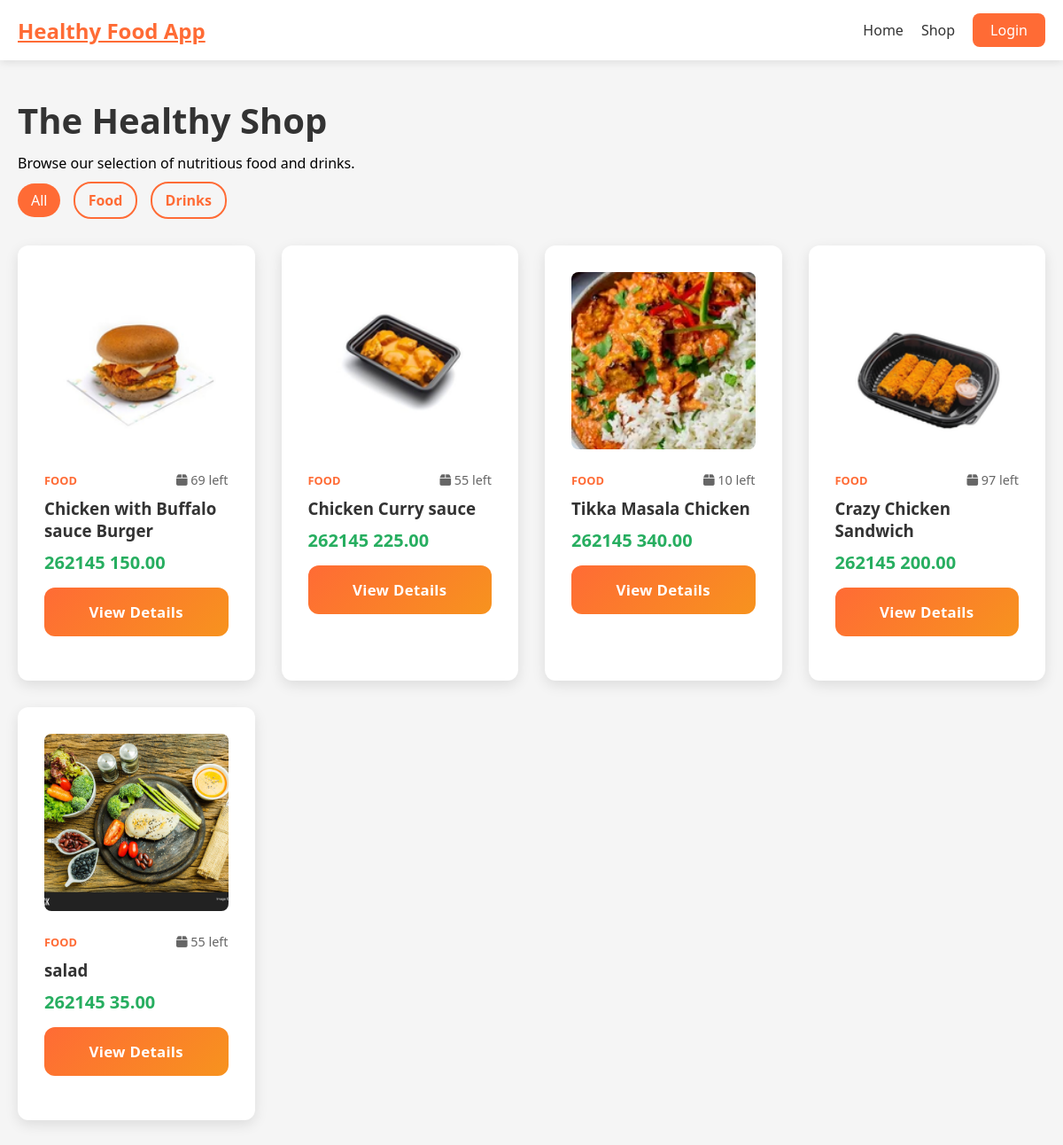
The app's page /shop.php, older data.
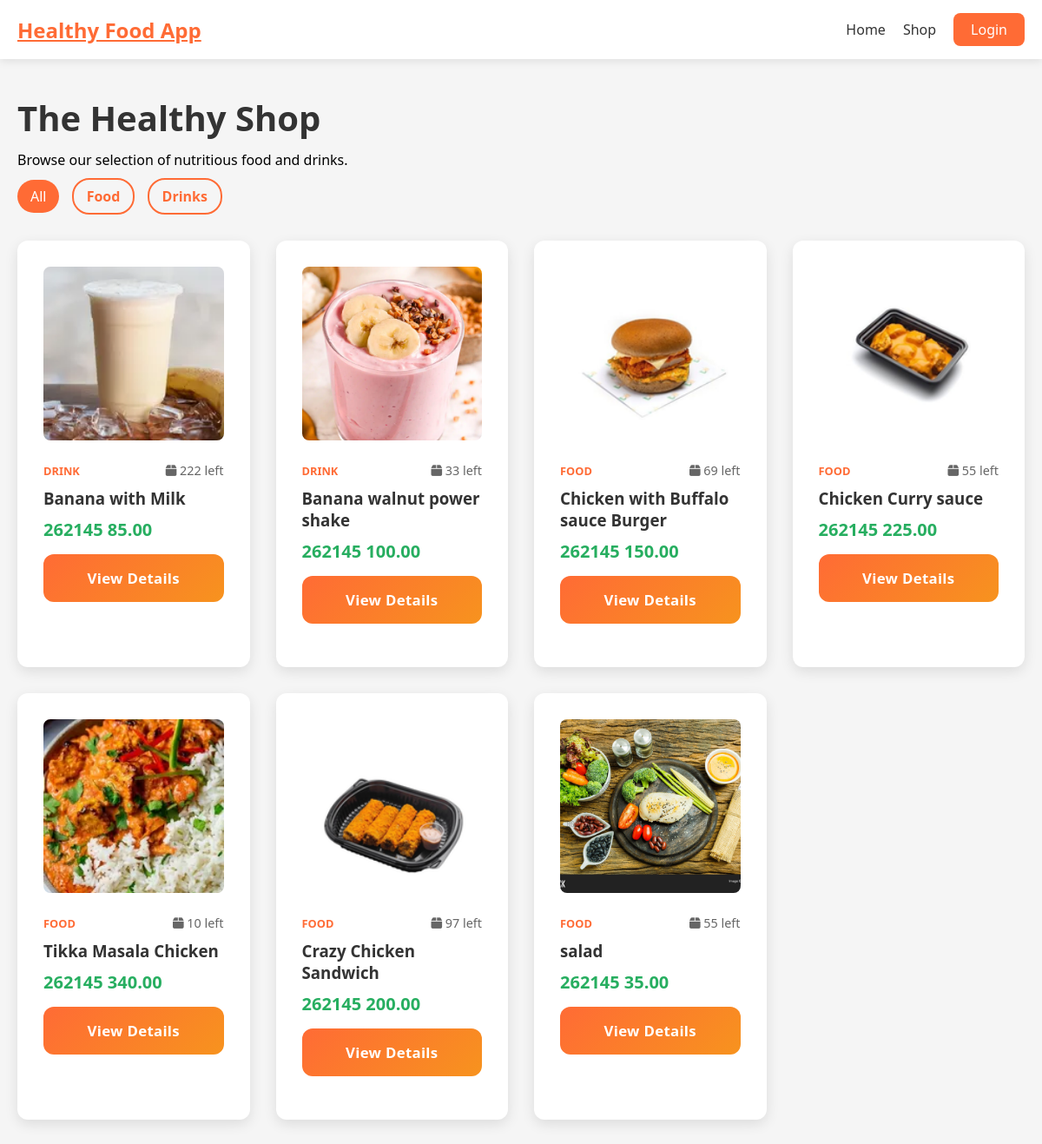
The same page, newer data.
### tables this page shows
CREATE TABLE `products` (
  `id` int(11) NOT NULL,
  `name` varchar(150) NOT NULL,
  `description` text DEFAULT NULL,
  `price` decimal(10,2) NOT NULL,
  `stock` int(11) NOT NULL DEFAULT 0,
  `image_path` varchar(255) DEFAULT NULL,
  `type` enum('food','drink') NOT NULL,
  `status` enum('active','archived') NOT NULL DEFAULT 'active',
  `created_at` datetime DEFAULT current_timestamp(),
  `updated_at` datetime DEFAULT current_timestamp()
);

### config.php (called while the page is built, shortened)
<?php
function getImageUrl($url)
{
    return $url;
}
function isLoggedIn(): bool
{
    return isset($_SESSION['user_id']);
}
?>

### shop.php (the view, shortened to what this page needs)
<?php
require_once __DIR__ . '/init.php';
$type = $_GET['type'] ?? '';
$query = "SELECT * FROM products WHERE status = 'active'";
$query .= " ORDER BY created_at DESC";
$result = $conn->query($query);
include __DIR__ . '/header.php';
?>
<div class="dashboard-container">
    <div class="dashboard-header">
        <h1>The Healthy Shop</h1>
        <p>Browse our selection of nutritious food and drinks.</p>
        <div style="margin-top: 20px;">
            <a href="shop.php" class="<?php echo !$type ? 'btn-login' : 'btn-secondary'; ?>"
                style="padding: 8px 15px; text-decoration: none; margin-right: 10px; border-radius: 20px; border-color: #ff6b35; <?php echo !$type ? '' : 'color: #ff6b35;'; ?>">All</a>
            <a href="shop.php?type=food" class="<?php echo $type === 'food' ? 'btn-login' : 'btn-secondary'; ?>"
                style="padding: 8px 15px; text-decoration: none; margin-right: 10px; border-radius: 20px; border-color: #ff6b35; <?php echo $type === 'food' ? '' : 'color: #ff6b35;'; ?>">Food</a>
            <a href="shop.php?type=drink" class="<?php echo $type === 'drink' ? 'btn-login' : 'btn-secondary'; ?>"
                style="padding: 8px 15px; text-decoration: none; border-radius: 20px; border-color: #ff6b35; <?php echo $type === 'drink' ? '' : 'color: #ff6b35;'; ?>">Drinks</a>
        </div>
    </div>
    <div class="features-grid">
        <?php if ($result->num_rows > 0): ?>
            <?php while ($product = $result->fetch_assoc()): ?>
                <div class="feature-card" style="text-align: left;">
                    <img src="<?php echo getImageUrl($product['image_path']) ?: 'assets/images/placeholder-300x300.png'; ?>"
                        alt="<?php echo htmlspecialchars($product['name']); ?>"
                        style="width: 100%; height: 200px; object-fit: cover; border-radius: 8px; margin-bottom: 20px;">
                    <div style="display: flex; justify-content: space-between; align-items: center;">
                        <span style="font-size: 0.8rem; text-transform: uppercase; color: #ff6b35; font-weight: 700;">
                            <?php echo $product['type']; ?>
                        </span>
                        <span style="font-size: 0.9rem; color: #666;"><i class="fas fa-box"></i>
                            <?php echo $product['stock']; ?> left
                        </span>
                    </div>
                    <h3 style="margin: 10px 0;">
                        <?php echo htmlspecialchars($product['name']); ?>
                    </h3>
                    <div style="font-weight: 700; color: #27ae60; font-size: 1.25rem;">
                        <?php echo CURRENCY_SYMBOL; ?> <?php echo number_format($product['price'], 2); ?>
                    </div>
                    <a href="product.php?id=<?php echo $product['id']; ?>" class="login-btn"
                        style="display: block; text-align: center; margin-top: 15px; text-decoration: none;">View Details</a>
                </div>
            <?php endwhile; ?>
        <?php else: ?>
            <p style="text-align: center; grid-column: 1/-1;">No products found matching your criteria.</p>
        <?php endif; ?>
    </div>
</div>
</main>
</body>
</html>

### header.php (shortened to what this page needs)
<?php require_once __DIR__ . '/init.php'; ?>
<!DOCTYPE html>
<html lang="en">
<head>
    <link rel="stylesheet" href="/app/assets/css/styles.css">
    <link rel="stylesheet" href="https://cdnjs.cloudflare.com/ajax/libs/font-awesome/6.0.0/css/all.min.css">
</head>
<body>
    <nav class="navbar">
        <div class="nav-container">
            <a href="/app/index1.php" class="logo">
                <?php echo SITE_NAME; ?>
            </a>
            <div class="nav-links">
                <a href="/app/index1.php">Home</a>
                <a href="/app/shop.php">Shop</a>
                <?php if (isLoggedIn()): ?>
                    <a href="/app/cart.php" class="cart-link">
                        <i class="fas fa-shopping-cart"></i>
                        <span class="cart-count">
                            <?php echo getCartCount($conn); ?>
                        </span>
                    </a>
                    <a href="/app/profile.php">Profile</a>
                    <a href="/app/recommendations.php">Recommendations</a>
                    <a href="/app/kcal_tracking.php">Kcal Tracking</a>
                    <a href="/app/chat.php">Chatbot</a>
                    <?php if (isAdmin()): ?>
                        <a href="/app/admin/Dashboard.php" class="btn-admin">Admin</a>
                    <?php endif; ?>
                    <a href="/app/logout.php">Logout</a>
                <?php else: ?>
                    <a href="/app/login.php" class="btn-login">Login</a>
                <?php endif; ?>
            </div>
        </div>
    </nav>
    <main class="main-content">

### assets/css/styles.css (style rules this page uses)
* { margin: 0; padding: 0; box-sizing: border-box; }
body { font-family: 'Segoe UI', Tahoma, Geneva, Verdana, sans-serif; margin: 0; padding: 0; min-height: 100vh; background: #f5f5f5; }
.login-btn, .register-btn { width: 100%; padding: 16px; background: linear-gradient(135deg, #ff6b35 0%, #f7931e 100%); color: white; border: none; border-radius: 12px; font-size: 1.05rem; font-weight: 600; cursor: pointer; transition: all 0.3s ease; margin-bottom: 20px; position: relative; overflow: hidden; letter-spacing: 0.3px; }
.navbar { background: white; box-shadow: 0 2px 10px rgba(0, 0, 0, 0.1); padding: 15px 0; position: sticky; top: 0; z-index: 1000; }
.nav-container { max-width: 1200px; margin: 0 auto; padding: 0 20px; display: flex; justify-content: space-between; align-items: center; }
.logo { font-size: 1.5rem; font-weight: 700; color: #ff6b35; }
.nav-links { display: flex; gap: 20px; align-items: center; }
.nav-links a { text-decoration: none; color: #333; font-weight: 500; transition: color 0.3s; }
.btn-login { background: #ff6b35; color: white !important; padding: 8px 20px; border-radius: 8px; }
.btn-primary, .btn-secondary { padding: 15px 30px; border-radius: 8px; text-decoration: none; font-weight: 600; transition: all 0.3s; }
.btn-secondary { background: transparent; color: white; border: 2px solid white; }
.features-grid { display: grid; grid-template-columns: repeat(auto-fit, minmax(250px, 1fr)); gap: 30px; }
.feature-card { background: white; padding: 30px; border-radius: 12px; text-align: center; box-shadow: 0 5px 15px rgba(0, 0, 0, 0.1); transition: transform 0.3s; }
.feature-card h3 { color: #333; margin-bottom: 15px; }
.dashboard-container { max-width: 1200px; margin: 40px auto; padding: 0 20px; }
.dashboard-header { margin-bottom: 40px; }
.dashboard-header h1 { font-size: 2.5rem; color: #333; margin-bottom: 10px; }

Row changes from the older to the newer data that the page shows:
added products: image_path (picture), type "DRINK", stock "222", name "Banana with Milk", price "85.00"
added products: image_path (picture), type "DRINK", stock "33", name "Banana walnut power shake", price "100.00"
